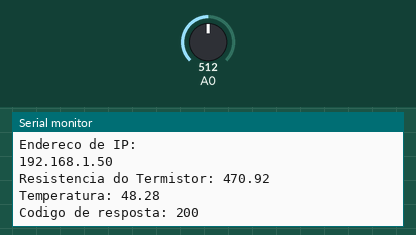
Simulated run of this sketch. Board: ESP8266 (NodeMCU). Shown: the last lines printed to the serial monitor. The test bench sets the inputs (shaded band); at power-on: A0 = 512. WiFi joins after 1.5 s; servers stay silent unless stated; uploads are accepted with an empty reply.

Above: at 2.9 s.
3.0 s: A0 set to 716
At 4.35 s:
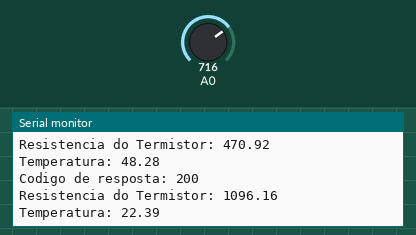
4.5 s: A0 set to 900
At 4.5 s:
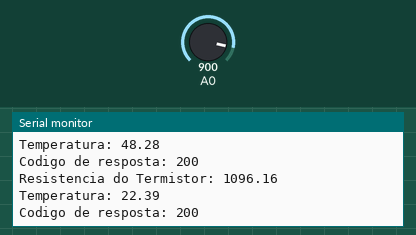
Timing chart, 0 to 7.5 s (numbered marks = the images above; inputs shaded):
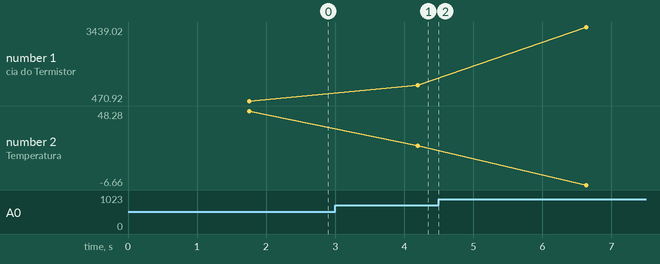

The sketch:

Termometro_LED_REST.ino
```cpp
/*
  Exemplo básico de conexão a Konker Plataform via HTTP,
  Este exemplo se utiliza das bibliotecas do ESP8266 programado via Arduino IDE
  (https://github.com/esp8266/Arduino).
*/
#define ARDUINOJSON_USE_LONG_LONG 1

//Inserindo os dados do termistor usado

// Resistencia nominal a 25C (Estamos utilizando um MF52 com resistencia nominal de 1kOhm)
#define TERMISTORNOMINAL 1000
// Temperatura na qual eh feita a medida nominal (25C)
#define TEMPERATURANOMINAL 25
//Quantas amostras usaremos para calcular a tensao media (um numero entre 4 e 10 eh apropriado)
#define AMOSTRAS 4
// Coeficiente Beta (da equacao de Steinhart-Hart) do termistor (segundo o datasheet eh 3100)
#define BETA 3100
// Valor da resistencia utilizada no divisor de tensao (para temperatura ambiente, qualquer resistencia entre 470 e 2k2 pode ser usada)
#define RESISTOR 470

#define PIN01 D1
#define PIN02 D2
#define PIN03 D3

#include <Arduino.h>
#include <ESP8266WiFi.h>
#include <ArduinoJson.h>
#include <ESP8266HTTPClient.h>

// Vamos primeiramente conectar o ESP8266 com a rede Wireless (mude os parâmetros abaixo para sua rede).

// Dados da rede WiFi
const char* ssid = "";
const char* password = "";

// Dados do dispositivo e servidor HTTP/REST
const char* USER = "";
const char* PWD = "";

const char* http_publication_url = "";
const char* http_subscription_url = "";


//Variaveis gloabais desse codigo
char bufferJ[256];
char *mensagem;
String payload;
int httpCode = 0;
uint64_t timestamp = 0;
uint64_t last_timestamp = 0;

//Variaveis do termometro
float temperature;
float received_temperature;
float tensao;
float resistencia_termistor;
int i = 0;


//Vamos criar uma funcao para formatar os dados no formato JSON
char *jsonMQTTmsgDATA(const char *device_id, const char *metric, float value) {
  const int capacity = JSON_OBJECT_SIZE(3);
  StaticJsonDocument<capacity> jsonMSG;
  jsonMSG["deviceId"] = device_id;
  jsonMSG["metric"] = metric;
  jsonMSG["value"] = value;
  serializeJson(jsonMSG, bufferJ);
  return bufferJ;
}
//E outra funcao para ler os dados
float jsonMQTT_temperature_msg(String msg)
{
   const int capacity = JSON_ARRAY_SIZE(1) + 3*JSON_OBJECT_SIZE(2) + 2*JSON_OBJECT_SIZE(3) + 190;
   float temperatura;
   //msg = msg.substring(1,msg.length()-1);
   StaticJsonDocument<capacity> jsonMSG;
   DeserializationError err = deserializeJson(jsonMSG, msg);
   if (err)
   {
     Serial.print("ERRO: ");
     Serial.println(err.c_str());
     return 0;
   }
   JsonObject root_0_data = jsonMSG[0]["data"];
   temperatura = root_0_data["value"].as<float>();
   JsonObject root_0_meta = jsonMSG[0]["meta"];
   timestamp = root_0_meta["timestamp"].as<unsigned long long>();

   return temperatura;
}
//Criando os objetos de conexão com a rede e com o servidor HTTP.
WiFiClient espClient;
HTTPClient http;

void setup_wifi() {
  delay(10);
  // Agora vamos nos conectar em uma rede Wifi
  Serial.println();
  Serial.print("Connecting to ");
  Serial.println(ssid);

  WiFi.begin(ssid, password);

  while (WiFi.status() != WL_CONNECTED) {
    delay(500);
    //Imprimindo pontos na tela ate a conexao ser estabelecida!
    Serial.print(".");
  }

  Serial.println("");
  Serial.println("WiFi conectado");
  Serial.println("Endereco de IP: ");
  Serial.println(WiFi.localIP());
  http.begin("data.demo.konkerlabs.net",80,http_subscription_url);
  httpCode = http.GET();
  if (httpCode>0) {
    payload = http.getString();
    received_temperature = jsonMQTT_temperature_msg(payload);
    last_timestamp = timestamp;
  }
}

void setup()
{
  //Configurando a porta Serial e escolhendo o servidor MQTT
  Serial.begin(115200);
  setup_wifi();
  http.addHeader("Content-Type", "application/json");
  http.addHeader("Accept", "application/json");
  http.setAuthorization(USER, PWD);

}

void loop()
{
  //O programa em si eh muito simples:
  if (WiFi.status() != WL_CONNECTED) {
    setup_wifi();
  }

  tensao = 0;

  //Tirando a media do valor lido no ADC
  for (i=0; i< AMOSTRAS; i++) {
   tensao += analogRead(0)/AMOSTRAS;
   delay(10);
  }
  //Calculando a resistencia do Termistor
  resistencia_termistor = RESISTOR*tensao/(1023-tensao);
  //Equacao de Steinhart-Hart
  temperature = (1 / (log(resistencia_termistor/TERMISTORNOMINAL) * 1/BETA + 1/(TEMPERATURANOMINAL + 273.15))) - 273.15;
  //Vamos imprimir via Serial o resultado para ajudar na verificacao
  Serial.print("Resistencia do Termistor: ");
  Serial.println(resistencia_termistor);
  Serial.print("Temperatura: ");
  Serial.println(temperature);

  mensagem = jsonMQTTmsgDATA("My_favorite_thermometer", "Celsius", temperature);
  //Enviando via MQTT o resultado calculado da temperatura
  http.begin("data.demo.konkerlabs.net",80,http_publication_url);
  httpCode=http.POST(mensagem);
  Serial.print("Codigo de resposta: ");
  Serial.println(httpCode);
  http.end();
  http.begin("data.demo.konkerlabs.net",80,http_subscription_url);
  httpCode = http.GET();
  if (httpCode>0){
    payload = http.getString();
    received_temperature = jsonMQTT_temperature_msg(payload);
    if (timestamp > last_timestamp){
      Serial.print("Mensagem recebida da plataforma: ");
      Serial.println(payload);
      if (received_temperature>10.0) digitalWrite(PIN01, HIGH);
        else digitalWrite(PIN01, LOW);
      if (received_temperature>20.0) digitalWrite(PIN02, HIGH);
        else digitalWrite(PIN02, LOW);
      if (received_temperature>30.0) digitalWrite(PIN03, HIGH);
        else digitalWrite(PIN03, LOW);
    last_timestamp = timestamp;
    }
    else{
          digitalWrite(PIN01, LOW);
          digitalWrite(PIN02, LOW);
          digitalWrite(PIN03, LOW);
    }
  }
  else{
    digitalWrite(PIN01, LOW);
    digitalWrite(PIN02, LOW);
    digitalWrite(PIN03, LOW);
  }
  Serial.println("");
  //Gerando um delay de 2 segundos antes do loop recomecar
  delay(2000);
}
```

Measured:
- after the input at 3.0 s, the serial monitor: prints a new line after 1.2 s (image 1)
- plotted number 1: 470.92 → 1096.16 after the input at 3.0 s, 1096.16 → 3439.02 after the input at 4.5 s
- plotted number 2: 48.28 → 22.39 after the input at 3.0 s, 22.39 → -6.66 after the input at 4.5 s
